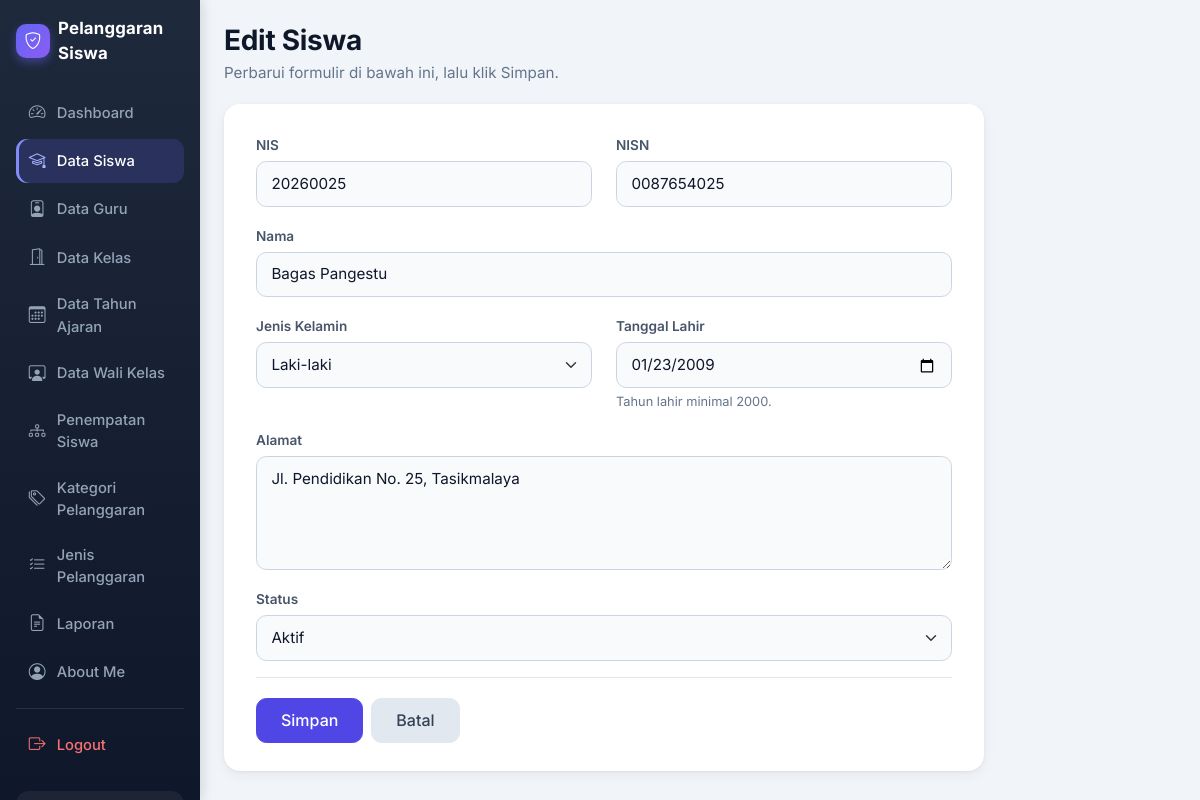
/edit_siswa.php?id=25 (signed in), run on an earlier commit of the app's database.
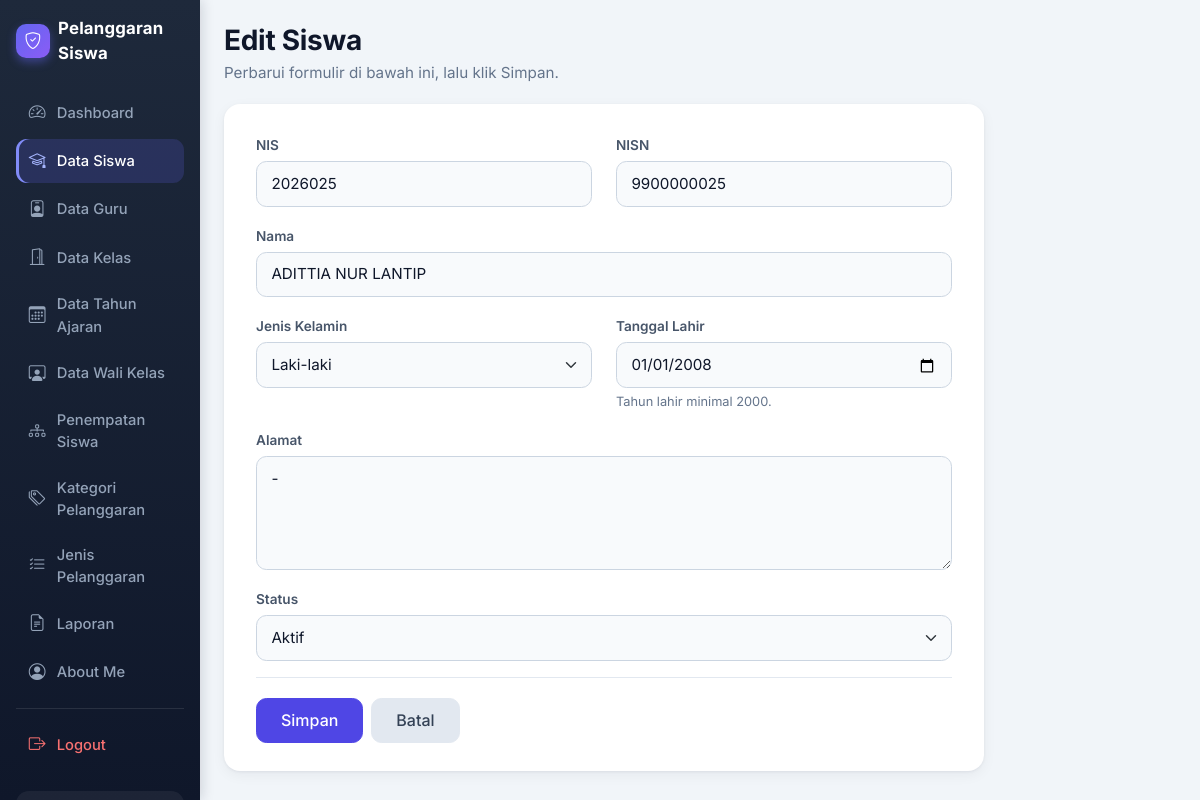
And on a later commit of the database.
### tables this page shows
CREATE TABLE `t_siswa` (
  `id` int(11) NOT NULL,
  `nis` varchar(30) DEFAULT NULL,
  `nisn` varchar(20) NOT NULL,
  `nama` varchar(150) DEFAULT NULL,
  `jenis_kelamin` char(1) NOT NULL,
  `tanggal_lahir` date NOT NULL,
  `alamat` text NOT NULL,
  `status_aktif` tinyint(1) NOT NULL,
  `created_at` timestamp NOT NULL DEFAULT current_timestamp(),
  `updated_at` timestamp NOT NULL DEFAULT current_timestamp()
);

### edit_siswa.php (called while the page is built, shortened)
<?php
include "config/koneksi.php";
include "includes/helper.php";
$id = (int) ($_GET['id'] ?? 0);
$siswa = ambil_satu($koneksi, "SELECT * FROM t_siswa WHERE id = ?", 'i', $id);
$v = [
    'nis'           => $siswa['nis'] ?? '',
    'nisn'          => $siswa['nisn'] ?? '',
    'nama'          => $siswa['nama'] ?? '',
    'jenis_kelamin' => $siswa['jenis_kelamin'] ?? '',
    'tanggal_lahir' => $siswa['tanggal_lahir'] ?? '',
    'alamat'        => $siswa['alamat'] ?? '',
    'status_aktif'  => (int) $siswa['status_aktif'],
];
$judul        = 'Edit Siswa';
$deskripsi    = 'Perbarui formulir di bawah ini, lalu klik Simpan.';
$label_tombol = 'Simpan';
include 'layout/tambah_atas.php';
include 'layout/form_siswa.php';
include 'layout/tambah_bawah.php';

### layout/form_siswa.php (the view, shortened to what this page needs)
<?php
$galat = $galat ?? [];
$label_tombol = $label_tombol ?? 'Simpan';
$tgl_min = TAHUN_LAHIR_MIN . '-01-01';
$tgl_max = date('Y-m-d');
?>
<form method="POST" id="formSiswa">
    <div class="row">
        <div class="col-md-6 mb-3">
            <label for="nis" class="form-label">NIS</label>
            <input type="text" name="nis" id="nis" class="form-control<?= kelas_invalid($galat, 'nis'); ?>"
                   value="<?= htmlspecialchars((string) $v['nis']); ?>"
                   maxlength="<?= PANJANG_NIS; ?>" inputmode="numeric" placeholder="Maksimal <?= PANJANG_NIS; ?> digit angka" required>
        </div>
        <div class="col-md-6 mb-3">
            <label for="nisn" class="form-label">NISN</label>
            <input type="text" name="nisn" id="nisn" class="form-control<?= kelas_invalid($galat, 'nisn'); ?>"
                   value="<?= htmlspecialchars((string) $v['nisn']); ?>"
                   maxlength="<?= PANJANG_NISN; ?>" inputmode="numeric" placeholder="Maksimal <?= PANJANG_NISN; ?> digit angka" required>
        </div>
    </div>
    <div class="mb-3">
        <label for="nama" class="form-label">Nama</label>
        <input type="text" name="nama" id="nama" class="form-control<?= kelas_invalid($galat, 'nama'); ?>"
               value="<?= htmlspecialchars((string) $v['nama']); ?>" required>
    </div>
    <div class="row">
        <div class="col-md-6 mb-3">
            <label for="jenis_kelamin" class="form-label">Jenis Kelamin</label>
            <select name="jenis_kelamin" id="jenis_kelamin" class="form-select<?= kelas_invalid($galat, 'jenis_kelamin'); ?>" required>
                <option value="L" <?= ($v['jenis_kelamin'] === 'L') ? 'selected' : ''; ?>>Laki-laki</option>
            </select>
        </div>
        <div class="col-md-6 mb-3">
            <label for="tanggal_lahir" class="form-label">Tanggal Lahir</label>
            <input type="date" name="tanggal_lahir" id="tanggal_lahir"
                   class="form-control<?= kelas_invalid($galat, 'tanggal_lahir'); ?>"
                   value="<?= htmlspecialchars((string) $v['tanggal_lahir']); ?>"
                   min="<?= $tgl_min; ?>" max="<?= $tgl_max; ?>" required>
            <div class="form-text">Tahun lahir minimal <?= TAHUN_LAHIR_MIN; ?>.</div>
        </div>
    </div>
    <div class="mb-3">
        <label for="alamat" class="form-label">Alamat</label>
        <textarea name="alamat" id="alamat" rows="4" class="form-control"><?= htmlspecialchars((string) $v['alamat']); ?></textarea>
    </div>
    <div class="mb-3">
        <label for="status_aktif" class="form-label">Status</label>
        <?= html_status_select($v['status_aktif']); ?>
    </div>
    <div class="td-actions">
        <button type="submit" name="simpan" class="btn btn-primary"><?= htmlspecialchars($label_tombol); ?></button>
        <a href="kelola_siswa.php" class="btn btn-secondary">Batal</a>
    </div>
</form>

### layout/tambah_atas.php (shortened to what this page needs)
<?php
$judul      = $judul ?? 'Tambah Data';
$deskripsi  = $deskripsi ?? 'Lengkapi formulir di bawah ini, lalu klik Simpan.';
$lebar      = !empty($lebar);
?>
<!DOCTYPE html>
<html lang="id">
<head>
    <link href="https://cdn.jsdelivr.net/npm/bootstrap@5.3.8/dist/css/bootstrap.min.css"
          rel="stylesheet">
    <link href="assets/css/tambah_data.css" rel="stylesheet">
</head>
<body>
<div class="container-fluid">
    <div class="row">
        <?php
        include 'layout/sidebar.php';
        ?>
        <main class="col-md-9 col-lg-10 p-4">
            <div class="td-head">
                <h1><?= htmlspecialchars($judul) ?></h1>
                <p class="td-sub"><?= htmlspecialchars($deskripsi) ?></p>
            </div>
            <div class="td-card<?= $lebar ? ' td-lebar' : '' ?>">

### layout/sidebar.php (shortened to what this page needs)
<?php
$current_page = basename($_SERVER['PHP_SELF']);
$role = $_SESSION['role'] ?? '';
$nama_user = $_SESSION['nama'] ?? $_SESSION['nama_lengkap'] ?? 'Pengguna';
$daftar_menu = [
    'admin' => [
        'dashboard.php'                   => ['Dashboard', 'speedometer2'],
        'kelola_siswa.php'                => ['Data Siswa', 'mortarboard'],
        'kelola_guru.php'                 => ['Data Guru', 'person-badge'],
        'kelola_kelas.php'                => ['Data Kelas', 'door-open'],
        'kelola_tahun_ajaran.php'         => ['Data Tahun Ajaran', 'calendar3'],
        'kelola_wali_kelas.php'           => ['Data Wali Kelas', 'person-workspace'],
        'penempatan_siswa.php'            => ['Penempatan Siswa', 'diagram-3'],
        'kelola_pelanggaran_kategori.php' => ['Kategori Pelanggaran', 'tags'],
        'kelola_jenis_pelanggaran.php'    => ['Jenis Pelanggaran', 'list-check'],
        'Laporan.php'                     => ['Laporan', 'file-earmark-text'],
        'about_me.php'                    => ['About Me', 'person-circle'],
    ],
    'guru' => [
        'dashboard.php'         => ['Dashboard', 'speedometer2'],
        'catat_pelanggaran.php' => ['Catat Pelanggaran', 'pencil-square'],
        'tindakan.php'          => ['Tindakan', 'clipboard-check'],
        'riwayat.php'           => ['Riwayat', 'clock-history'],
        'rekap_poin.php'        => ['Rekap Poin', 'bar-chart'],
    ],
];
$menu = $daftar_menu[$role] ?? [];
if (!function_exists("cetak_menu")) { function cetak_menu($menu, $current_page, $nama_user, $role)
{
    echo '<ul class="nav nav-pills flex-column gap-1">';
    foreach ($menu as $file => $item) {
        $aktif = (strcasecmp($current_page, $file) === 0) ? 'active' : '';
        echo '<li class="nav-item"><a href="' . $file . '" class="nav-link ' . $aktif . '">'
           . '<i class="bi bi-' . $item[1] . '"></i><span>' . $item[0] . '</span></a></li>';
    }
    echo '<li><hr class="sb-hr"></li>';
    echo '<li class="nav-item"><a href="logout.php" class="nav-link sb-logout">'
       . '<i class="bi bi-box-arrow-right"></i><span>Logout</span></a></li>';
    echo '</ul>';
    $inisial = strtoupper(mb_substr(trim($nama_user), 0, 1));
    echo '<div class="sb-user d-flex align-items-center gap-2 mt-4">'
       . '<div class="sb-avatar">' . htmlspecialchars($inisial) . '</div>'
       . '<div class="overflow-hidden">'
       . '<div class="sb-user-name text-truncate">' . htmlspecialchars($nama_user) . '</div>'
       . '<div class="sb-user-role text-capitalize">' . htmlspecialchars($role) . '</div>'
       . '</div></div>';
} }
if (!function_exists("cetak_brand")) { function cetak_brand()
{
    echo '<div class="sb-brand d-flex align-items-center gap-2">'
       . '<span class="sb-logo"><i class="bi bi-shield-check"></i></span>'
       . '<span>Pelanggaran Siswa</span></div>';
} }
if (!empty($menu)) {
?>
<link href="https://cdn.jsdelivr.net/npm/bootstrap-icons@1.11.3/font/bootstrap-icons.min.css" rel="stylesheet">
<div class="d-none d-md-block col-md-3 col-lg-2 sb-desktop p-3">
    <div class="mb-4"><?php cetak_brand(); ?></div>
    <?php cetak_menu($menu, $current_page, $nama_user, $role); ?>
</div>
<?php
}

### includes/helper.php (shortened to what this page needs)
<?php
function kelas_invalid(array $galat, $kolom)
{
    return isset($galat[$kolom]) ? ' is-invalid' : '';
}
function html_status_select($nilai, $nama = 'status_aktif', $invalid = false)
{
    $n = ((string) $nilai === '0') ? '0' : '1';
    return '<select name="' . $nama . '" id="' . $nama . '" class="form-select' . ($invalid ? ' is-invalid' : '') . '">'
         . '<option value="1"' . ($n === '1' ? ' selected' : '') . '>Aktif</option>'
         . '<option value="0"' . ($n === '0' ? ' selected' : '') . '>Tidak Aktif</option>'
         . '</select>';
}
function ambil_semua($koneksi, $sql, $tipe = '', ...$param)
{
    $stmt = mysqli_prepare($koneksi, $sql);
    if ($tipe !== '') { mysqli_stmt_bind_param($stmt, $tipe, ...$param); }
    mysqli_stmt_execute($stmt);
    $hasil = mysqli_stmt_get_result($stmt);
    $baris = [];
    while ($hasil && ($r = mysqli_fetch_assoc($hasil))) { $baris[] = $r; }
    return $baris;
}
function ambil_satu($koneksi, $sql, $tipe = '', ...$param)
{
    $semua = ambil_semua($koneksi, $sql, $tipe, ...$param);
    return $semua[0] ?? null;
}

### layout/tambah_bawah.php
            </div>
        </main>
    </div>
</div>
</body>
</html>

### assets/css/tambah_data.css (style rules this page uses)
.td-head { margin-bottom: 1.25rem; }
.td-head h1 { margin: 0 0 .25rem; }
.td-sub { margin: 0; color: #64748b; font-size: .95rem; }
.td-card { max-width: 760px; background: #fff; border-radius: 1rem; padding: 1.75rem 2rem; box-shadow: 0 1px 3px rgba(15, 23, 42, .06), 0 4px 14px rgba(15, 23, 42, .05); }
.td-card form { max-width: none !important; }
.td-card .form-control, .td-card .form-select { padding: .65rem .9rem; font-size: .95rem; color: #0f172a; background-color: #f8fafc; border: 1px solid #cbd5e1; border-radius: .65rem; transition: border-color .15s, box-shadow .15s, background-color .15s; }
.td-card .form-control::placeholder { color: #94a3b8; }
.td-card .form-select { padding-right: 2.5rem; }
.td-card .form-label { margin-bottom: .35rem; font-size: .85rem; font-weight: 600; color: #475569; }
.td-actions { display: flex; gap: .5rem; margin-top: .5rem; padding-top: 1.25rem; border-top: 1px solid #e2e8f0; }
.td-card .td-actions .btn { padding: .6rem 1.5rem; border-radius: .65rem; font-weight: 500; }
.td-card textarea.form-control { min-height: 110px; resize: vertical; }
.td-card .form-text { color: #64748b; font-size: .8rem; }

### layout/sidebar.php (style rules this page uses)
:root { --bs-primary: #4f46e5; --bs-primary-rgb: 79, 70, 229; --bs-body-font-family: 'Inter', system-ui, -apple-system, 'Segoe UI', Roboto, sans-serif; --sb-dark: #0f172a; --sb-dark-2: #1e293b; }
body { background: #f1f5f9; color: #334155; font-family: var(--bs-body-font-family); }
.sb-desktop { position: sticky; top: 0; height: 100vh; overflow-y: auto; background: linear-gradient(180deg, var(--sb-dark-2), var(--sb-dark)); box-shadow: 2px 0 12px rgba(15, 23, 42, .15); }
.sb-brand { color: #fff; font-weight: 700; font-size: 1.05rem; letter-spacing: .2px; }
.sb-logo { width: 34px; height: 34px; border-radius: 10px; flex-shrink: 0; display: inline-flex; align-items: center; justify-content: center; background: linear-gradient(135deg, #6366f1, #8b5cf6); color: #fff; font-size: 1.05rem; box-shadow: 0 4px 10px rgba(99, 102, 241, .45); }
.sb-desktop .nav-link, .sb-drawer .nav-link { display: flex; align-items: center; gap: .7rem; color: #94a3b8; font-size: .92rem; font-weight: 500; padding: .6rem .8rem; border-radius: .7rem; transition: all .15s ease; }
.sb-desktop .nav-link i, .sb-drawer .nav-link i { font-size: 1.05rem; }
.sb-desktop .nav-link.active, .sb-drawer .nav-link.active { background: rgba(99, 102, 241, .2); color: #fff; box-shadow: inset 3px 0 0 #818cf8; }
.sb-desktop .nav-link.active i, .sb-drawer .nav-link.active i { color: #a5b4fc; }
.sb-logout { color: #f87171 !important; }
.sb-hr { border: 0; border-top: 1px solid rgba(255,255,255,.1); margin: .6rem 0; opacity: 1; }
.sb-user { background: rgba(255,255,255,.06); border-radius: .8rem; padding: .65rem .75rem; }
main { animation: sbFade .35s ease; }
main h1, main h2, main h3 { color: #0f172a; font-weight: 700; letter-spacing: -.01em; }
main h1 { font-size: 1.75rem; }
main .btn { border-radius: .6rem; font-weight: 500; transition: all .15s ease; }
.btn-primary { --bs-btn-bg: #4f46e5; --bs-btn-border-color: #4f46e5; --bs-btn-hover-bg: #4338ca; --bs-btn-hover-border-color: #4338ca; --bs-btn-active-bg: #3730a3; --bs-btn-active-border-color: #3730a3; --bs-btn-disabled-bg: #4f46e5; --bs-btn-disabled-border-color: #4f46e5; --bs-btn-focus-shadow-rgb: 99, 102, 241; }
main .btn-secondary { --bs-btn-bg: #e2e8f0; --bs-btn-border-color: #e2e8f0; --bs-btn-color: #334155; --bs-btn-hover-bg: #cbd5e1; --bs-btn-hover-border-color: #cbd5e1; --bs-btn-hover-color: #0f172a; --bs-btn-active-bg: #cbd5e1; --bs-btn-active-border-color: #cbd5e1; --bs-btn-active-color: #0f172a; }
main .form-control, main .form-select { border-radius: .6rem; border-color: #cbd5e1; }
main .form-label { font-weight: 500; color: #475569; }

What changed in the data, as far as the page shows it:
changed t_siswa "Laki-laki": nis "20260025" → "2026025"; nisn "0087654025" → "9900000025"; nama "Bagas Pangestu" → "ADITTIA NUR LANTIP"; tanggal_lahir "01/23/2009" → "01/01/2008"; alamat "Jl. Pendidikan No. 25, Tasikmalaya" → "-"
